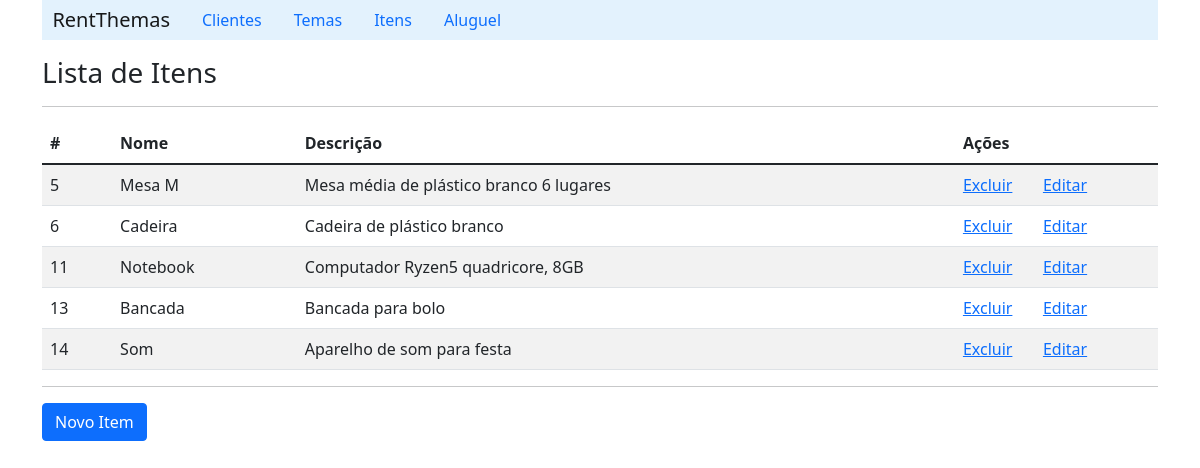
/listItem/, run on an earlier commit of the app's database.
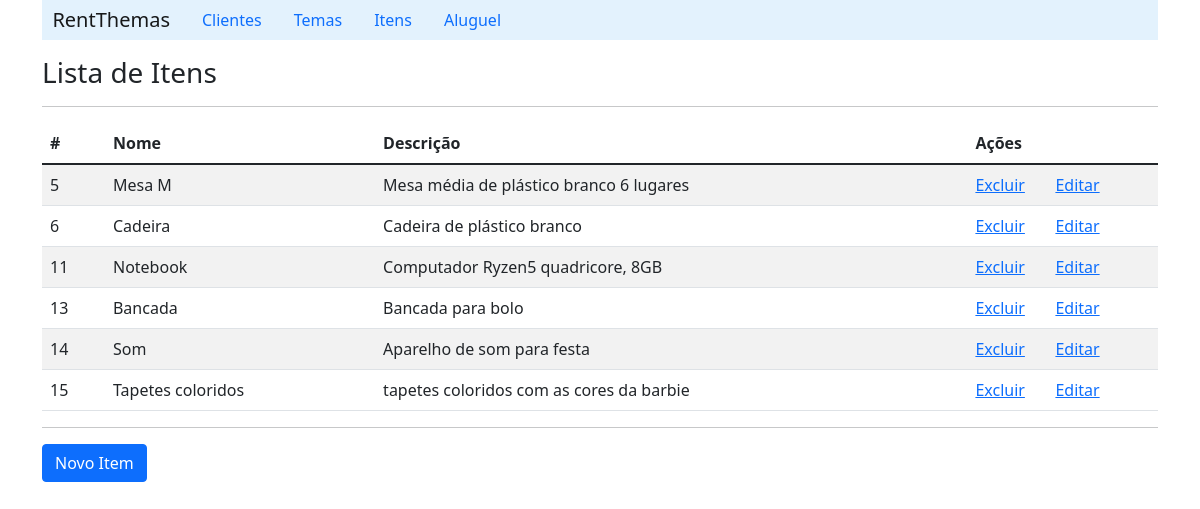
And on a later commit of the database.
### api/models.py (models this page shows, shortened)
class Item(models.Model):
    name = models.CharField(max_length=100)
    description = models.CharField(max_length=200)

### api/views.py (the view)
# urls.py: path('listItem/', itemview.list_item),
    def list_item(self, request):
        item_list = ItemDAO.list_item(request)
        context = {'item_list': item_list}
        return render(request, 'item/listItem.html', context)

### api/daos.py (called while the page is built)
    def list_item(self):
        item_list = Item.objects.all()
        return item_list

### api/templates/item/listItem.html (shortened to what this page needs)
{% extends "index.html" %}
    {% block content %}
        <h3>Lista de Itens</h3>
        <hr>
        <table class="table table-striped">
            {% if item_list %}
            <thead>
                <tr>
                    <th scope="col">#</th>
                    <th scope="col">Nome</th>
                    <th scope="col">Descrição</th>
                    <th scope="col">Ações</th>
                    <th scope="col"></th>
                </tr>
            </thead>
                {% for item in item_list%}
                    <tr>
                        <td>{{item.id}}</td>
                        <td>{{item.name}}</td>
                        <td>{{item.description}}</td>
                        <td width='80'><a href="/deleteItem/{{item.id}}">Excluir</a></td>
                        <td><a href="/detailItem/{{item.id}}">Editar</a></td>
                    </tr>
                {% endfor %}
            {% else %}
                <p>Nenhum item cadastrado!!</p>
            {%endif%}
        </table>
        <hr>
        <a class="btn btn-primary" href="/formItem">Novo Item</a>
    {% endblock %}

### api/templates/index.html (shortened to what this page needs)
{% load static %}
<!DOCTYPE html>
<html lang="pt-br">
<head>
    <link rel="stylesheet" href="https://cdn.jsdelivr.net/npm/bootstrap@5.1.1/dist/css/bootstrap.min.css">
    <link rel="stylesheet" href="https://pro.fontawesome.com/releases/v5.10.0/css/all.css"/>
</head>
<body>
    <div id="sidebar" class="container"  style="margin-top: 0;">
        <div>
            <nav class="nav navbar-light" style="background-color: #e3f2fd;">
                <a class="navbar-brand" href="/">&nbsp; RentThemas</a>
                <a class="nav-link" href="/listClient">Clientes</a>
                <a class="nav-link" href="/listTema">Temas</a>
                <a class="nav-link" href="/listItem">Itens</a>
                <a class="nav-link" href="/listRent">Aluguel</a>
            </nav>
        </div>
    </div>
    <div id="content" class="container">
        {% block content %}
        {% endblock %}
    </div>
</body>
</html>

What changed in the data, as far as the page shows it:
added Item: id "15", name "Tapetes coloridos", description "tapetes coloridos com as cores da barbie"
